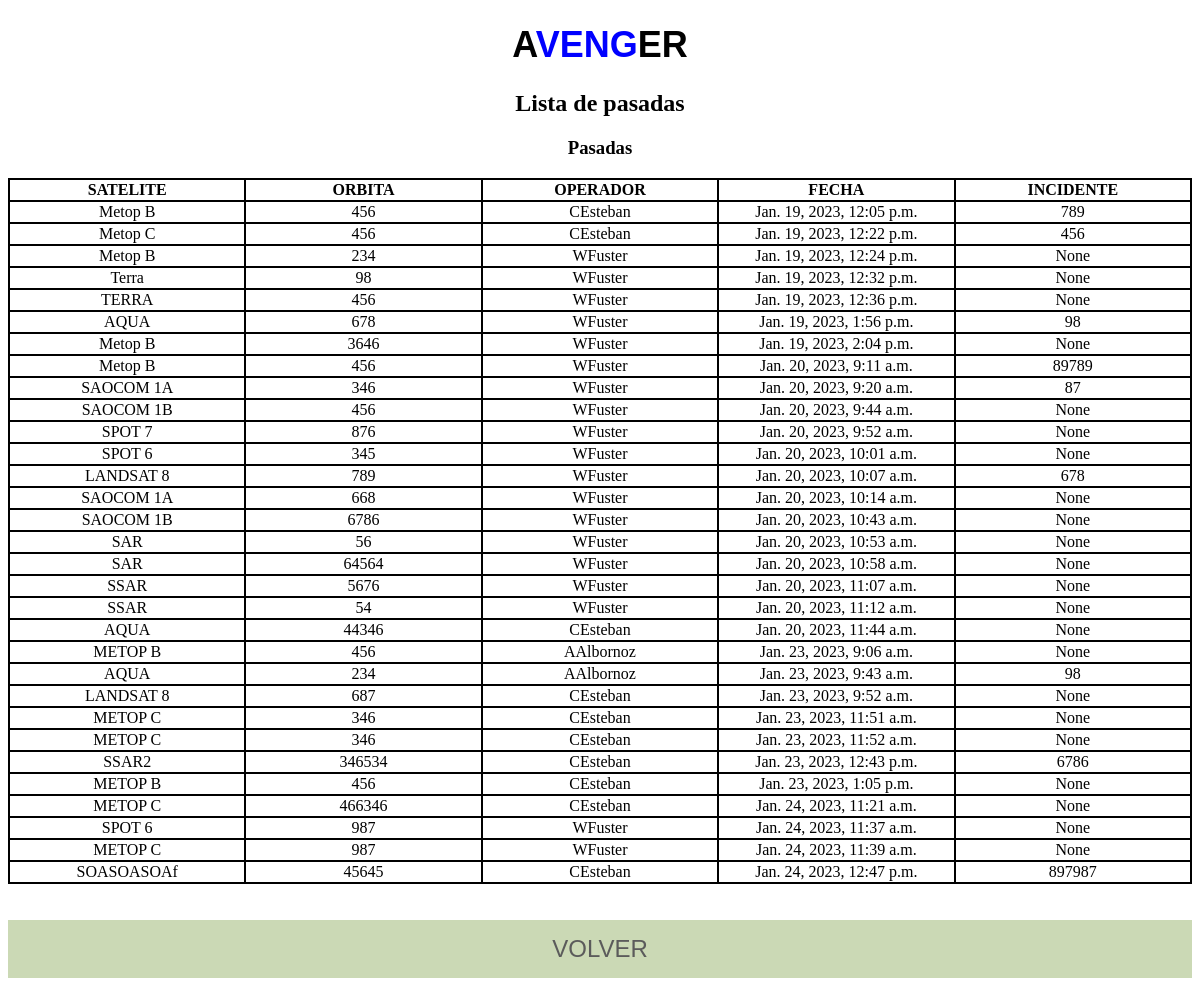
/historial/ (signed in), run on an earlier commit of the app's database.
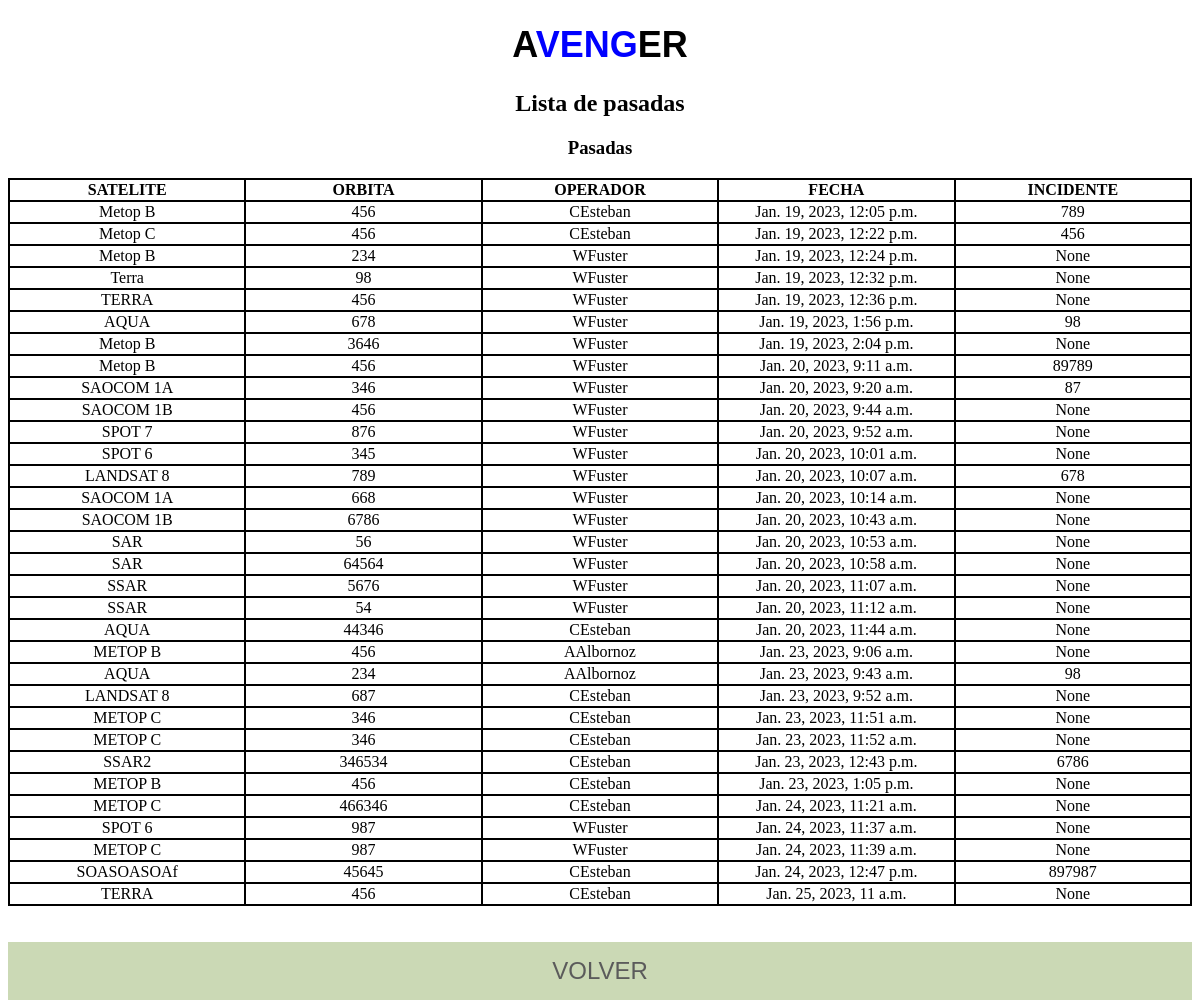
And on a later commit of the database.
### appchecklists/models.py (models this page shows, shortened)
class Checklist(models.Model):
    id = models.AutoField(primary_key=True)
    fecha = models.DateTimeField(auto_now_add=True)
    satelite = models.CharField(max_length=50)
    orbita = models.IntegerField()
    operador=models.CharField(max_length=50, default=False)
    incidente = models.IntegerField(blank=True, null=True)
    comentario = models.TextField(max_length=250)
    exitoso = models.BooleanField(blank=True, null=True)
    a01ckb = models.BooleanField(blank=True, null=True)
    a02ckb = models.BooleanField(blank=True, null=True)
    a03ckb = models.BooleanField(blank=True, null=True)
    a04ckb = models.BooleanField(blank=True, null=True)
    a05ckb = models.BooleanField(blank=True, null=True)
    a06ckb = models.BooleanField(blank=True, null=True)
    a07ckb = models.BooleanField(blank=True, null=True)
    a08ckb = models.BooleanField(blank=True, null=True)
    a09ckb = models.BooleanField(blank=True, null=True)
    a10ckb = models.BooleanField(blank=True, null=True)
    a11ckb = models.BooleanField(blank=True, null=True)
    a12ckb = models.BooleanField(blank=True, null=True)
    a13ckb = models.BooleanField(blank=True, null=True)
    a14ckb = models.BooleanField(blank=True, null=True)
    a15ckb = models.BooleanField(blank=True, null=True)
    a16ckb = models.BooleanField(blank=True, null=True)
    a17ckb = models.BooleanField(blank=True, null=True)
    a18ckb = models.BooleanField(blank=True, null=True)
    a19ckb = models.BooleanField(blank=True, null=True)
    a20ckb = models.BooleanField(blank=True, null=True)
    a21ckb = models.BooleanField(blank=True, null=True)
    a22ckb = models.BooleanField(blank=True, null=True)
    a23ckb = models.BooleanField(blank=True, null=True)
    a24ckb = models.BooleanField(blank=True, null=True)
    a25ckb = models.BooleanField(blank=True, null=True)
    a26ckb = models.BooleanField(blank=True, null=True)

### appchecklists/views.py (the view)
# urls.py: path('historial/', vista_historial, name="historial"),
@login_required
def vista_historial(request):
    pasadas = Checklist.objects.all()
    contexto = {"pasadas": pasadas}
    return render(request, "historial.html", contexto)

### appchecklists/templates/historial.html (shortened to what this page needs)
{% extends 'base.html' %}
{% load static %}
{% block titulo %} Lista de pasadas {% endblock %}
{% block subtitulo %} Pasadas {% endblock %}
{% block Contenido%}
  {% if pasadas %}
    <table>
      <tr>
        <th>SATELITE</th>
        <th>ORBITA</th>
        <th>OPERADOR</th>
        <th>FECHA</th>
        <th>INCIDENTE</th>
      </tr>
      {% for pasada in pasadas %}
      <tr>
        <td>{{pasada.satelite}}</td>
        <td>{{pasada.orbita}}</td>
        <td>{{pasada.operador}}</td>
        <td>{{pasada.fecha}}</td>
        <td>{{pasada.incidente}}</td>
      </tr>
      {% endfor %}
    </table>
{% else %}
<p> No hay pasadas en la base de datos </p>
{% endif %}
<br>
<br>
<a class="volver" href="{% url 'AVENGER-inicio' %}">VOLVER</a>
{% endblock %}

What changed in the data, as far as the page shows it:
added Checklist: satelite "TERRA", orbita "456", operador "CEsteban", fecha "Jan. 25, 2023, 11 a.m.", incidente "None"
